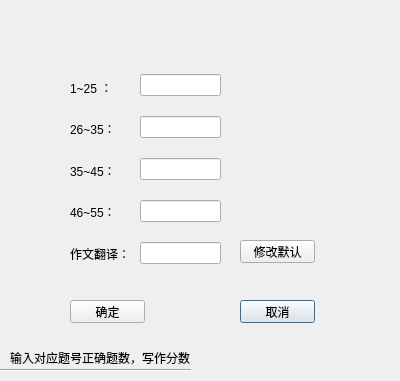
<?xml version="1.0" encoding="UTF-8"?>
<ui version="4.0">
 <class>calcuDialog</class>
 <widget class="QDialog" name="calcuDialog">
  <property name="geometry">
   <rect>
    <x>0</x>
    <y>0</y>
    <width>400</width>
    <height>381</height>
   </rect>
  </property>
  <property name="windowTitle">
   <string>Dialog</string>
  </property>
  <widget class="QPushButton" name="nopushButton">
   <property name="geometry">
    <rect>
     <x>240</x>
     <y>300</y>
     <width>75</width>
     <height>23</height>
    </rect>
   </property>
   <property name="text">
    <string>取消</string>
   </property>
  </widget>
  <widget class="QPushButton" name="yespushButton">
   <property name="geometry">
    <rect>
     <x>70</x>
     <y>300</y>
     <width>75</width>
     <height>23</height>
    </rect>
   </property>
   <property name="text">
    <string>确定</string>
   </property>
  </widget>
  <widget class="QWidget" name="verticalLayoutWidget_2">
   <property name="geometry">
    <rect>
     <x>140</x>
     <y>60</y>
     <width>81</width>
     <height>221</height>
    </rect>
   </property>
   <layout class="QVBoxLayout" name="verticalLayout_2">
    <item>
     <widget class="QLineEdit" name="lineEdit"/>
    </item>
    <item>
     <widget class="QLineEdit" name="lineEdit_2"/>
    </item>
    <item>
     <widget class="QLineEdit" name="lineEdit_3"/>
    </item>
    <item>
     <widget class="QLineEdit" name="lineEdit_4"/>
    </item>
    <item>
     <widget class="QLineEdit" name="writingLineEdit"/>
    </item>
   </layout>
  </widget>
  <widget class="QWidget" name="verticalLayoutWidget">
   <property name="geometry">
    <rect>
     <x>70</x>
     <y>70</y>
     <width>81</width>
     <height>201</height>
    </rect>
   </property>
   <layout class="QVBoxLayout" name="verticalLayout">
    <item>
     <widget class="QLabel" name="label">
      <property name="text">
       <string>1~25 ：</string>
      </property>
     </widget>
    </item>
    <item>
     <widget class="QLabel" name="label_2">
      <property name="text">
       <string>26~35：</string>
      </property>
     </widget>
    </item>
    <item>
     <widget class="QLabel" name="label_3">
      <property name="text">
       <string>35~45：</string>
      </property>
     </widget>
    </item>
    <item>
     <widget class="QLabel" name="label_4">
      <property name="text">
       <string>46~55：</string>
      </property>
     </widget>
    </item>
    <item>
     <widget class="QLabel" name="label_5">
      <property name="text">
       <string>作文翻译：</string>
      </property>
     </widget>
    </item>
   </layout>
  </widget>
  <widget class="QPushButton" name="setpushButton">
   <property name="geometry">
    <rect>
     <x>240</x>
     <y>240</y>
     <width>75</width>
     <height>23</height>
    </rect>
   </property>
   <property name="text">
    <string>修改默认</string>
   </property>
  </widget>
  <widget class="QLabel" name="label_6">
   <property name="geometry">
    <rect>
     <x>10</x>
     <y>350</y>
     <width>211</width>
     <height>16</height>
    </rect>
   </property>
   <property name="text">
    <string>输入对应题号正确题数，写作分数</string>
   </property>
  </widget>
  <widget class="Line" name="line">
   <property name="geometry">
    <rect>
     <x>0</x>
     <y>360</y>
     <width>191</width>
     <height>20</height>
    </rect>
   </property>
   <property name="orientation">
    <enum>Qt::Horizontal</enum>
   </property>
  </widget>
  <widget class="QLabel" name="umbrellaLabel">
   <property name="geometry">
    <rect>
     <x>270</x>
     <y>0</y>
     <width>141</width>
     <height>111</height>
    </rect>
   </property>
   <property name="text">
    <string/>
   </property>
   <property name="pixmap">
    <pixmap resource="icon.qrc">:/images/umbrella.png</pixmap>
   </property>
   <property name="scaledContents">
    <bool>true</bool>
   </property>
  </widget>
 </widget>
 <tabstops>
  <tabstop>lineEdit</tabstop>
  <tabstop>lineEdit_2</tabstop>
  <tabstop>lineEdit_3</tabstop>
  <tabstop>lineEdit_4</tabstop>
  <tabstop>writingLineEdit</tabstop>
  <tabstop>setpushButton</tabstop>
  <tabstop>yespushButton</tabstop>
  <tabstop>nopushButton</tabstop>
 </tabstops>
 <resources>
  <include location="icon.qrc"/>
 </resources>
 <connections>
  <connection>
   <sender>nopushButton</sender>
   <signal>clicked()</signal>
   <receiver>calcuDialog</receiver>
   <slot>reject()</slot>
   <hints>
    <hint type="sourcelabel">
     <x>317</x>
     <y>244</y>
    </hint>
    <hint type="destinationlabel">
     <x>316</x>
     <y>176</y>
    </hint>
   </hints>
  </connection>
  <connection>
   <sender>yespushButton</sender>
   <signal>clicked()</signal>
   <receiver>calcuDialog</receiver>
   <slot>accept()</slot>
   <hints>
    <hint type="sourcelabel">
     <x>110</x>
     <y>237</y>
    </hint>
    <hint type="destinationlabel">
     <x>64</x>
     <y>168</y>
    </hint>
   </hints>
  </connection>
 </connections>
</ui>
